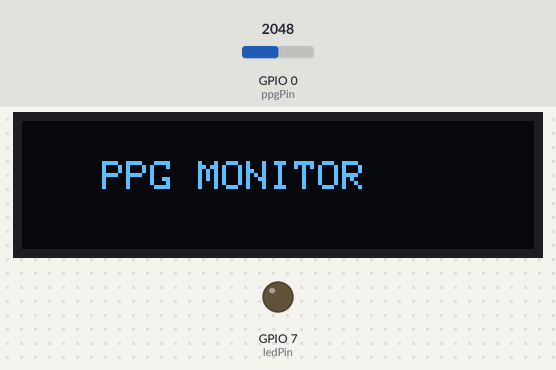
Bench run of a sketch on a simulated ESP32-S3. On the bench: 128×32 one-colour display, output pins drawn as LEDs (lit = HIGH). The test bench sets the inputs (shaded band); at power-on: GPIO 0 (ppgPin) = 2048. What the sketch prints to the serial monitor is not drawn.

Above: at 2.2 s.
2.3 s: GPIO 0 (ppgPin) set to 2734
3.8 s: GPIO 0 (ppgPin) set to 2864
At 4.3 s:
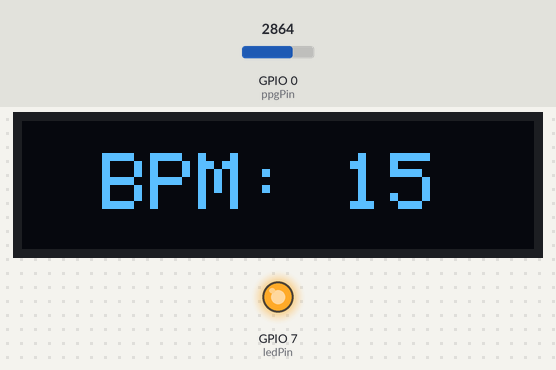
5.3 s: GPIO 0 (ppgPin) set to 2047
At 6.2 s:
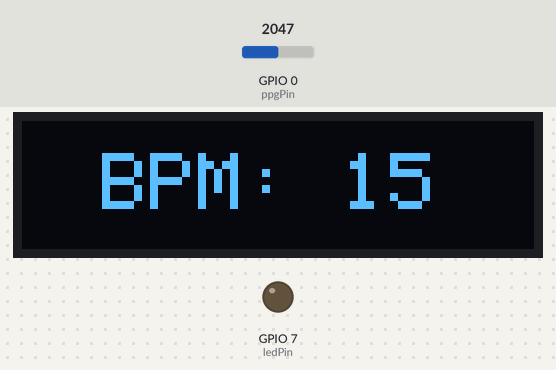
6.8 s: GPIO 0 (ppgPin) set to 2840
At 7.7 s:
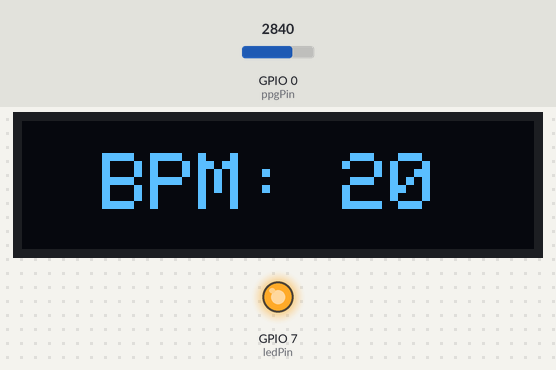
Timing chart, 0 to 9.3 s (numbered marks = the images above; inputs shaded):
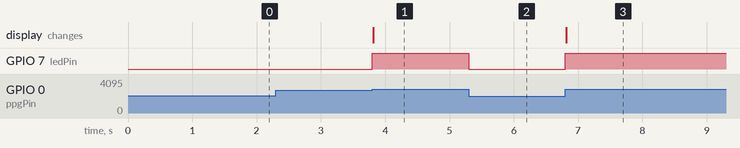

Measured:
- the behaviour switches between 2800 and 2801 on GPIO 0 (ppgPin) (found by bisection; images 0 and 1)
- after the input at 2.3 s, every drawn part: stays the same
- after the input at 3.8 s, GPIO 7 (ledPin): LOW → HIGH at once; the display: changes at once (image 1)
- after the input at 5.3 s, GPIO 7 (ledPin): HIGH → LOW at once
- after the input at 6.8 s, GPIO 7 (ledPin): LOW → HIGH at once; the display: changes at once (image 3)

The sketch:

Sensor_ppg.ino
```cpp
#include <Wire.h>
#include <Adafruit_GFX.h>
#include <Adafruit_SSD1306.h>

// Configuración OLED
#define SCREEN_WIDTH 128
#define SCREEN_HEIGHT 32
#define OLED_RESET    -1
Adafruit_SSD1306 display(SCREEN_WIDTH, SCREEN_HEIGHT, &Wire, OLED_RESET);

// Pines
const int ppgPin = 0;       // Entrada sensor (ADC)
const int ledPin = 7;       // LED indicador de pulso

// Variables de control
int sensorValue = 0;
const int threshold = 2800; // Umbral fijo (ajusta según tu señal)
bool pulseDetected = false;

// Variables de BPM
unsigned long lastBeatTime = 0;
int bpm = 0;

void setup() {
  // 1. Iniciar Serial para LabVIEW
  Serial.begin(115200);

  // 2. Configurar LED
  pinMode(ledPin, OUTPUT);
  digitalWrite(ledPin, LOW);

  // 3. Iniciar I2C y Pantalla (Pines 5 y 6)
  Wire.begin(5, 6);
  if(!display.begin(SSD1306_SWITCHCAPVCC, 0x3C)) {
    // Si falla, el Serial nos avisará
    Serial.println("OLED_Error");
  } else {
    display.clearDisplay();
    display.setTextSize(1);
    display.setTextColor(SSD1306_WHITE);
    display.setCursor(20, 10);
    display.print("PPG MONITOR");
    display.display();
  }

  delay(1000);
}

void loop() {
  sensorValue = analogRead(ppgPin);

  // --- ENVÍO A LABVIEW (Formato: Señal,BPM) ---
  Serial.print(sensorValue);
  Serial.print(",");
  Serial.println(bpm);

  // --- LÓGICA DE DETECCIÓN DE PULSO ---
  if (sensorValue > threshold && !pulseDetected) {
    unsigned long currentTime = millis();
    unsigned long duration = currentTime - lastBeatTime;

    // Filtro de tiempo para evitar falsos positivos (>300ms = <200 BPM)
    if (duration > 300) {
      bpm = 60000 / duration;
      lastBeatTime = currentTime;
      pulseDetected = true;

      // Acciones rápidas en el latido
      digitalWrite(ledPin, HIGH);
      updateDisplay();
    }
  }

  // Histéresis simple para resetear el pulso
  if (sensorValue < (threshold - 100)) {
    pulseDetected = false;
    digitalWrite(ledPin, LOW);
  }

  // Muestreo estable (100Hz)
  delay(10);
}

void updateDisplay() {
  // Solo se llama una vez por latido para no saturar el bus I2C
  display.clearDisplay();
  display.setTextSize(2);
  display.setCursor(20, 8);
  display.print("BPM: ");
  display.print(bpm);
  display.display();
}
```
